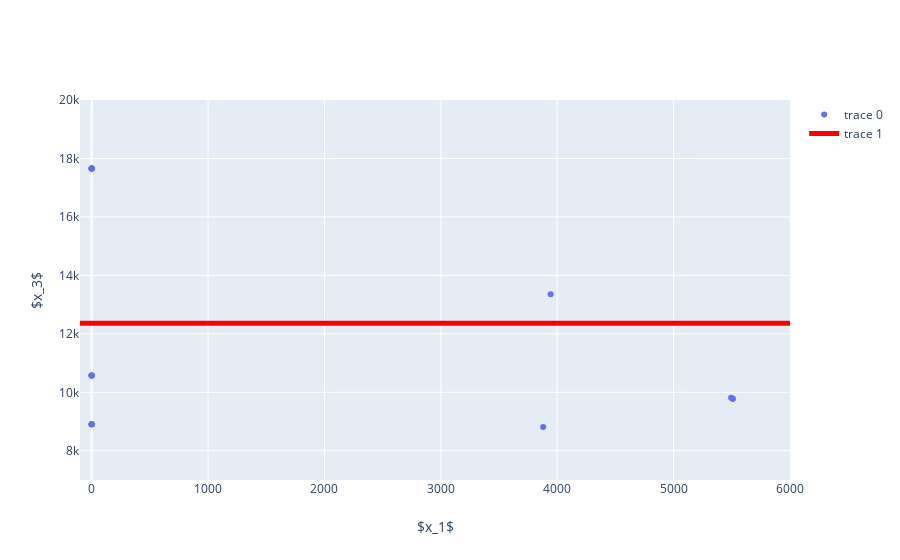

Here is the notebook cell this chart was saved with:
### Code cell
fig = go.Figure()

fig.add_trace(go.Scatter(x=data_detail_full[:,0],
                          y=data_detail_full[:,2],
                          #z=data_detail_full[:,2],
                          mode='markers'))



fig.add_trace(go.Scatter(x=l1[:,0],
                         y=l1[:,2],
                         #z=l1[:,2],
                         opacity=1,mode='lines',line=dict(color='red',width=5)))

fig.update_yaxes(title_text='$x_3$',range=[7000,20000])
fig.update_xaxes(title_text='$x_1$',range=[-100,6000])
fig.show()

### Figure 1 — Plotly figure (JSON) as saved in the notebook; plotly's stock layout.template omitted (floating-point values rounded to 4 significant figures)
{"data": [{"mode": "markers", "type": "scatter", "x": [0, 5494.0, 3879.0, 5508.0, 0, 0, 0, 0, 0, 3943.0, 0, 0, 0, 5508.0, 0, 0, 0, 0, 0, 0, 0, 0], "y": [17660.0, 9814.0, 8814.0, 9775.0, 8911.0, 17660.0, 10580.0, 10580.0, 8911.0, 13360.0, 17660.0, 17660.0, 10580.0, 9775.0, 10580.0, 10580.0, 8911.0, 8911.0, 8911.0, 17660.0, 17660.0, 17660.0]}, {"line": {"color": "red", "width": 5}, "mode": "lines", "opacity": 1, "type": "scatter", "x": [17560.0, 17560.0, -1438.0, -1438.0], "y": [12360.0, 12360.0, 12360.0, 12360.0]}], "layout": {"xaxis": {"range": [-100, 6000], "title": {"text": "$x_1$"}}, "yaxis": {"range": [7000, 20000], "title": {"text": "$x_3$"}}}}
